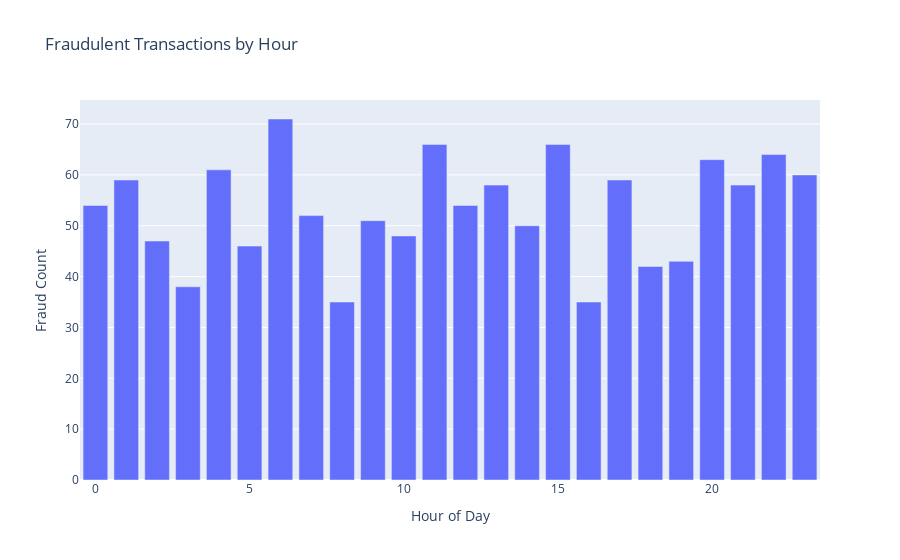

Notebook code for this chart:
### Code cell
import plotly.express as px

# Fraud Count by Hour
fig = px.bar(x=fraud_over_time.index, y=fraud_over_time.values,
             labels={'x': 'Hour of Day', 'y': 'Fraud Count'},
             title='Fraudulent Transactions by Hour')
fig.show()

### Figure 1 — Plotly figure (JSON) as saved in the notebook; plotly's stock layout.template omitted (floating-point values rounded to 4 significant figures)
{"data": [{"alignmentgroup": "True", "hovertemplate": "Hour of Day=%{x}<br>Fraud Count=%{y}<extra></extra>", "legendgroup": "", "marker": {"color": "#636efa", "pattern": {"shape": ""}}, "name": "", "offsetgroup": "", "orientation": "v", "showlegend": false, "textposition": "auto", "type": "bar", "x": [0, 1, 2, 3, 4, 5, 6, 7, 8, 9, 10, 11, 12, 13, 14, 15, 16, 17, 18, 19, 20, 21, 22, 23], "xaxis": "x", "y": [54, 59, 47, 38, 61, 46, 71, 52, 35, 51, 48, 66, 54, 58, 50, 66, 35, 59, 42, 43, 63, 58, 64, 60], "yaxis": "y"}], "layout": {"barmode": "relative", "legend": {"tracegroupgap": 0}, "title": {"text": "Fraudulent Transactions by Hour"}, "xaxis": {"anchor": "y", "domain": [0, 1], "title": {"text": "Hour of Day"}}, "yaxis": {"anchor": "x", "domain": [0, 1], "title": {"text": "Fraud Count"}}}}
